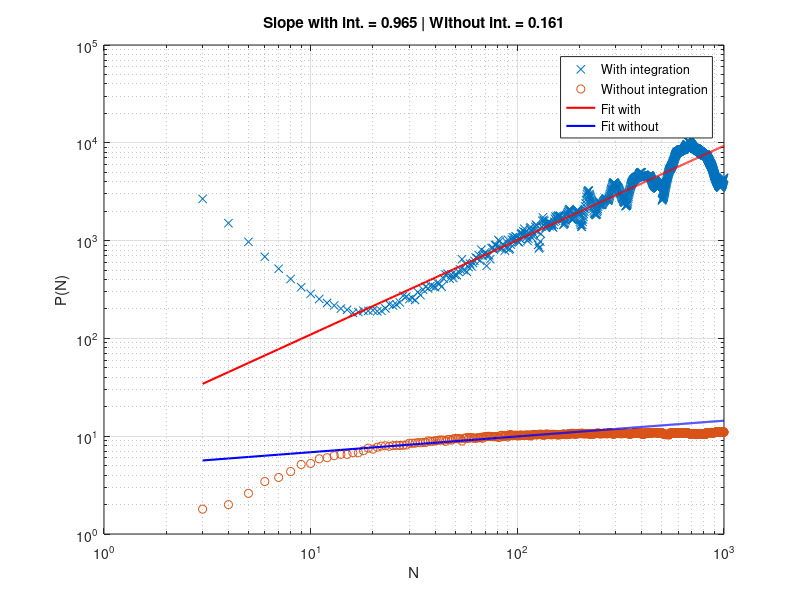

Here is the MATLAB script that generated this plot:
close all ; clear all ; clc;

function plot_signal(x, y, n)

    mean_x = mean(x);
    mean_y = mean(y);

    strMeanX = sprintf('mean(x) = %.4f', mean_x);
    strMeanY = sprintf('mean(y) = %.4f', mean_y);


    figure('Name','I/O Signals');
    subplot(3, 1, 1);
    plot(1:1:n, y, 'LineWidth', 1.2, 'DisplayName', 'Output y[n]');
    hold on;
    plot(1:1:n, x, 'LineWidth', 1.2, 'DisplayName', 'Input x[n]');
    xlabel('Sample');
    ylabel('Signal');
    title('Input & Output Signal');
    grid on;
    legend('Location','best');
    xlim([1 n]);
    
    subplot(3, 1, 2);
    plot(1:1:n, x);
    xlabel('Sample');
    ylabel('Signal');
    title('Input Signal');
    legend(strMeanX, 'Location', 'northeast');
    grid on;
    
    
    subplot(3, 1, 3);
    plot(1:1:n, y);
    xlabel('Sample');
    ylabel('Signal');
    title('Output signal');
    legend(strMeanY, 'Location', 'northeast');
    grid on;

    sgtitle('Time-domain signals (I/O)', 'Color', 'k', 'FontSize', 14, 'FontWeight', 'bold');
end

function plot_pole_zero_diagram(b, a, fn, h)
    figure('Name','Pôle/Zero + Transf Func');
    title('Pole/Zero diagram + Transfert function');
    
    subplot(3, 1, 1);
    zplane(b, a);
    title('Pole-zero diagram');
    grid on;
    
    subplot(3, 1, 2);
    plot(fn, abs(h), 'LineWidth', 1.5);
    xlabel('Normalized frequency f/f_e');
    ylabel('|H(f)|');
    title('Magnitude response');
    grid on;
    xlim([-0.5 0.5]);
    
    subplot(3, 1, 3);
    plot(fn, angle(h), 'LineWidth', 1.5);
    xlabel('Normalized frequency f/f_e');
    ylabel('Phase (rad)');
    title('Phase response');
    grid on;
    xlim([-0.5 0.5]);

    sgtitle('Pole-Zero diagram + Transfer function', 'Color', 'k', 'FontSize', 14, 'FontWeight', 'bold');
end


function plot_signal_properties(u, fn, N, sigName)
    U = fftshift(fft(u));
    periodo = (abs(U).^2) / N; 
    mean_perio = mean(periodo);
    R_uu = xcorr(u, 'biased');
    lags = -(N-1):(N-1);

    strMeanPerio = sprintf('mean(|%s|^2/N) = %.4f', upper(sigName), mean_perio);

    figure('Name', sprintf('%s Properties', sigName));
    
    subplot(3, 1, 1);
    plot(fn, abs(U));
    ylabel(sprintf('|%s(f)|', upper(sigName)));
    xlabel('Normalized frequency f/f_e');
    xlim([-0.5 0.5]);
    title(sprintf('Amplitude spectrum of %s', sigName));
    grid on;

    subplot(3, 1, 2);
    plot(fn, 10*log10(periodo));
    ylabel(sprintf('|%s(f)|^2 / N  (dB)', upper(sigName)));
    xlabel('Normalized frequency f/f_e');
    title(sprintf('Power spectral density estimation of %s', sigName));
    xlim([-0.5 0.5]);
    legend(strMeanPerio, 'Location', 'northeast');
    
    subplot(3, 1, 3);
    plot(lags, R_uu);
    ylabel(sprintf('R_{%s %s}', sigName, sigName));
    xlabel('Lag \tau');
    xlim([-500 500]);
    grid on;
    title(sprintf('Autocorrelation of %s', sigName));
    
    sgtitle(sprintf('Statistical properties of %s', sigName), 'Color', 'k', 'FontSize', 14, 'FontWeight', 'bold');
end

% Etape 1
function y_cum = integrate_signal(x)
    x_cent = x - mean(x);
    % y_cum = cumtrapz(1:length(x), x_cent); % Which one int. is better ?
    y_cum = cumsum(x_cent);
end

% Etape 2/a
function trend = proc_trend_2a(x, N, k)
    M = length(x);
    nb_wind = floor(M/N);
    trend_x = zeros(M, 1);
    for i = 1 : nb_wind
        % trend_segm = mean(x((i-1) * N + 1 : i*N)); % k = 0
        p = polyfit(1:N, x((i-1) * N + 1 : i*N), k);
        trend_segm = polyval(p, 1:N);
        trend_x((i-1) * N + 1 : i*N) = trend_segm;
    end
    trend = trend_x;
end

% Etape 2/b
function trend = proc_trend_2b(x, N)
    M = length(x);
    nb_wind = floor(M/N);
    trend_x = zeros(M, 1);
    for i = 1 : nb_wind
        z = exp(1j*2*pi*(1:N-1)/N);
        b = real(poly(z)) / N;
        trend_segm = filter(b, 1, x((i-1) * N + 1 : i*N));  
        trend_x((i-1) * N + 1 : i*N) = trend_segm;
    end
    trend = trend_x;
end

function trend = proc_trend_2c1(x, N)
    M = length(x);
    nb_wind = floor(M/N);
    trend_x = zeros(M, 1);
    h = ones(1, N) / N;
    h_eq = conv(h, fliplr(h)); % Length = 2N-1 ; Shift = N-1
    for i = 1 : nb_wind
        full = conv(x((i-1) * N + 1 : i*N), h_eq); % Length = 3N-2
        trend_segm = full(N:2*N-1);        
        trend_x((i-1) * N + 1 : i*N) = trend_segm;
    end
    trend = trend_x;
end

function trend = proc_trend_2c2(x, N)
    M = length(x);
    nb_wind = floor(M/N);
    trend_x = zeros(M, 1);
    h = ones(1, N) / N;
    h_eq = zeros(1, 2*N-1);
    h_eq(N:2*N-1) = h;
    h_eq(1:N)= h_eq(1:N) + fliplr(h);
    for i = 1 : nb_wind
        full = conv(x((i-1) * N + 1 : i*N), h_eq);
        trend_segm = full(N:2*N-1);        
        trend_x((i-1) * N + 1 : i*N) = trend_segm;
    end
    trend = trend_x;
end

function [N_values, P, coef, slope] = compute_power_proc_r(y)
    M = length(y);
    N_values = 3:floor(M/2);
    P = zeros(size(N_values));
    
    for idx = 1:numel(N_values)
        Ni = N_values(idx);
        L  = floor(M/Ni);
        trend = proc_trend_2c2(y, Ni); % Switch to change version of computation of the trend
        r = y(1:L*Ni) - trend(1:L*Ni);
        P(idx) = mean(r.^2);
    end
    idx_fit = N_values >= 10 & N_values <= floor(M/10); % Avoid extreme values for the fit
    coef = polyfit(log(N_values(idx_fit)), log(P(idx_fit)), 1);
    slope = coef(1);
end


% 2.2.a
N = 2000;
R = 0.95;
f1_rej = 1/4; % Normalized
f2_rej = 4/9;

omega1 = 2*pi*f1_rej;
omega2 = 2*pi*f2_rej;

z1 = R * exp(1i*omega1);
z2 = R * exp(-1i*omega2);

fn = -1/2 : 1/N : 1/2 - 1/N;

%b = [1, -2*real(z1)-2*real(z2), abs(z1)^2 + abs(z2)^2 + 4*real(z1)*real(z2), -2*real(z1)*abs(z2)^2 -2*real(z2)*abs(z1)^2, abs(z1)^2*abs(z2)^2];
%a = 1;

b = poly([z1 conj(z1) z2 conj(z2)]);
a = 1;

h = freqz(b, a, 2*pi*fn);

u = randn(N, 1);
x = filter(b, a, u);

y = integrate_signal(x);

[N_values_y, P_y, coef_y, slope_y] = compute_power_proc_r(y);
[N_values_x, P_x, coef_x, slope_x] = compute_power_proc_r(x); % without integration step.

figure('Name', "r's Power");
loglog(N_values_y, P_y, 'x'); hold on;
loglog(N_values_x, P_x, 'o');
plot(N_values_y, exp(polyval(coef_y, log(N_values_y))), 'r-', 'LineWidth', 1.5);
plot(N_values_x, exp(polyval(coef_x, log(N_values_x))), 'b-', 'LineWidth', 1.5);
xlabel('N'); ylabel('P(N)');
title(sprintf('Slope with int. = %.3f | Without int. = %.3f', slope_y, slope_x));
legend('With integration', 'Without integration', 'Fit with', 'Fit without', 'Location', 'best');
grid on;
exportgraphics(gcf, './Figures/power_in_func_N.png', 'BackgroundColor', 'white');



% plot_pole_zero_diagram(b, a, fn, h);
% exportgraphics(gcf, './Figures/All_zero_diagram.png', 'BackgroundColor', 'white');
% 
% 
% plot_signal_properties(u, fn, N, 'u');
% exportgraphics(gcf, './Figures/zero_u_prop.png', 'BackgroundColor', 'white');
% 
% 
% plot_signal_properties(x, fn, N, 'x');
% exportgraphics(gcf, './Figures/zero_x_prop.png', 'BackgroundColor', 'white');
% 
% 
% plot_signal(u, x, N);
% exportgraphics(gcf, './Figures/All_zero_Inp_Out.png', 'BackgroundColor', 'white');
% 
% % 2.2.b
% N = 2000;
% R = 0.99;
% f1_res = 1/3; % Normalized
% f2_res = 3/7;
% 
% omega1 = 2*pi*f1_res;
% omega2 = 2*pi*f2_res;
% 
% p1 = R * exp(1i*omega1);
% p2 = R * exp(-1i*omega2);
% 
% fn = -1/2 : 1/N : 1/2 - 1/N;
% 
% b = 1;
% a = poly([p1 conj(p1) p2 conj(p2)]);
% 
% h = freqz(b, a, 2*pi*fn);
% 
% u = randn(1, N);
% x = filter(b, a, u);
% 
% plot_pole_zero_diagram(b, a, fn, h);
% exportgraphics(gcf, './Figures/All_pole_diagram.png', 'BackgroundColor', 'white');
% 
% plot_signal_properties(u, fn, N, 'u');
% exportgraphics(gcf, './Figures/pole_u_prop.png', 'BackgroundColor', 'white');
% 
% plot_signal_properties(x, fn, N, 'x');
% exportgraphics(gcf, './Figures/pole_x_prop.png', 'BackgroundColor', 'white');
% 
% plot_signal(u, x, N);
% exportgraphics(gcf, './Figures/All_pole_Inp_Out.png', 'BackgroundColor', 'white');
